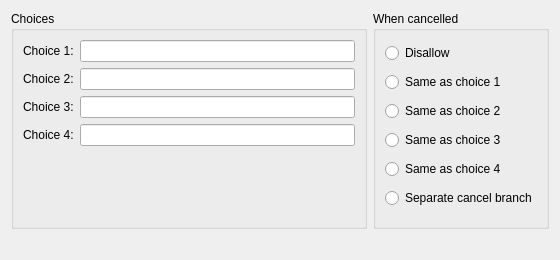
<?xml version="1.0" encoding="UTF-8"?>
<ui version="4.0">
 <class>ShowChoicesWidget</class>
 <widget class="QWidget" name="ShowChoicesWidget">
  <property name="geometry">
   <rect>
    <x>0</x>
    <y>0</y>
    <width>560</width>
    <height>260</height>
   </rect>
  </property>
  <property name="windowTitle">
   <string>Show Choice</string>
  </property>
  <layout class="QGridLayout" name="gridLayout" columnstretch="1,0">
   <item row="0" column="0">
    <widget class="QGroupBox" name="groupChoices">
     <property name="title">
      <string>Choices</string>
     </property>
     <layout class="QGridLayout" name="gridLayoutChoices">
      <item row="0" column="0">
       <widget class="QLabel" name="labelChoice1">
        <property name="text">
         <string>Choice 1:</string>
        </property>
        <property name="buddy">
         <cstring>editChoice1</cstring>
        </property>
       </widget>
      </item>
      <item row="0" column="1">
       <widget class="QLineEdit" name="editChoice1"/>
      </item>
      <item row="1" column="0">
       <widget class="QLabel" name="labelChoice2">
        <property name="text">
         <string>Choice 2:</string>
        </property>
        <property name="buddy">
         <cstring>editChoice2</cstring>
        </property>
       </widget>
      </item>
      <item row="1" column="1">
       <widget class="QLineEdit" name="editChoice2"/>
      </item>
      <item row="2" column="0">
       <widget class="QLabel" name="labelChoice3">
        <property name="text">
         <string>Choice 3:</string>
        </property>
        <property name="buddy">
         <cstring>editChoice3</cstring>
        </property>
       </widget>
      </item>
      <item row="2" column="1">
       <widget class="QLineEdit" name="editChoice3"/>
      </item>
      <item row="3" column="0">
       <widget class="QLabel" name="labelChoice4">
        <property name="text">
         <string>Choice 4:</string>
        </property>
        <property name="buddy">
         <cstring>editChoice4</cstring>
        </property>
       </widget>
      </item>
      <item row="3" column="1">
       <widget class="QLineEdit" name="editChoice4"/>
      </item>
      <item row="4" column="0" colspan="2">
       <spacer name="verticalSpacer">
        <property name="orientation">
         <enum>Qt::Vertical</enum>
        </property>
        <property name="sizeHint" stdset="0">
         <size>
          <width>20</width>
          <height>0</height>
         </size>
        </property>
       </spacer>
      </item>
     </layout>
    </widget>
   </item>
   <item row="0" column="1">
    <widget class="QGroupBox" name="groupCancel">
     <property name="title">
      <string>When cancelled</string>
     </property>
     <layout class="QVBoxLayout" name="verticalLayoutCancel">
      <item>
       <widget class="QRadioButton" name="buttonCancelDisallow">
        <property name="text">
         <string>Disallow</string>
        </property>
       </widget>
      </item>
      <item>
       <widget class="QRadioButton" name="buttonCancelChoice1">
        <property name="text">
         <string>Same as choice 1</string>
        </property>
       </widget>
      </item>
      <item>
       <widget class="QRadioButton" name="buttonCancelChoice2">
        <property name="text">
         <string>Same as choice 2</string>
        </property>
       </widget>
      </item>
      <item>
       <widget class="QRadioButton" name="buttonCancelChoice3">
        <property name="text">
         <string>Same as choice 3</string>
        </property>
       </widget>
      </item>
      <item>
       <widget class="QRadioButton" name="buttonCancelChoice4">
        <property name="text">
         <string>Same as choice 4</string>
        </property>
       </widget>
      </item>
      <item>
       <widget class="QRadioButton" name="buttonCancelBranch">
        <property name="text">
         <string>Separate cancel branch</string>
        </property>
       </widget>
      </item>
     </layout>
    </widget>
   </item>
   <item row="1" column="0" colspan="2">
    <widget class="QLabel" name="labelWarning">
     <property name="text">
      <string/>
     </property>
     <property name="wordWrap">
      <bool>true</bool>
     </property>
    </widget>
   </item>
  </layout>
 </widget>
 <resources/>
 <connections/>
</ui>
